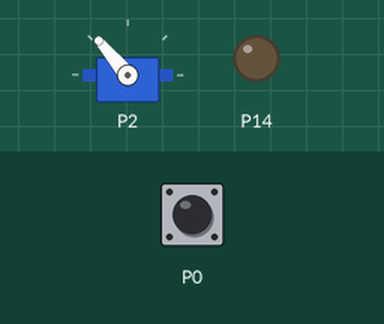
This program was run on a simulated BBC micro:bit (MakeCode). On the bench: servo, output pins drawn as LEDs (lit = HIGH). The test bench sets the inputs (shaded band); at power-on: P0 LOW.

Above: at 1.2 s.
1.3 s: P0 pulled HIGH for 0.15 s
At 1.38 s:
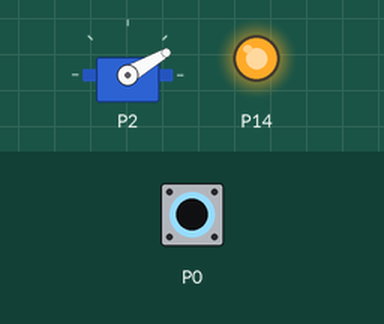
2.9 s: P0 pulled HIGH for 3.2 s
At 6.9 s:
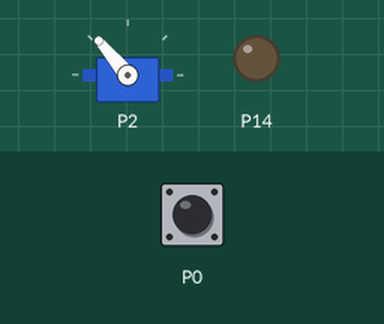
Timing chart, 0 to 8.4 s (numbered marks = the images above; inputs shaded):
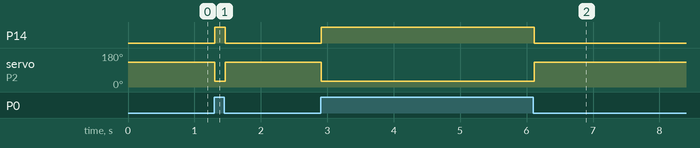

Measured:
- after the input at 1.3 s, P14: LOW → HIGH at once, → LOW 0.16 s later; servo on P2: 130° → 30° at once, → 130° 0.16 s later
- after the input at 2.9 s, P14: LOW → HIGH at once, → LOW 3.2 s later; servo on P2: 130° → 30° at once, → 130° 3.2 s later

The program:

main.ts
```typescript
basic.forever(function () {
    if (pins.digitalReadPin(DigitalPin.P0) == 1) {
        pins.digitalWritePin(DigitalPin.P14, 1)
        servos.P2.setAngle(30)
    } else {
        pins.digitalWritePin(DigitalPin.P14, 0)
        servos.P2.setAngle(130)
    }
})
```

test.ts
```typescript
// les tests vont ici ; cela ne sera pas compilé si ce paquet est utilisé en tant qu'extension.
```
